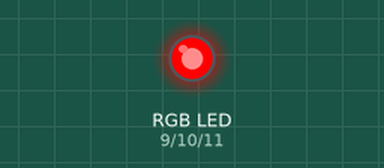
This sketch was run on a simulated Arduino Uno, built with avr-gcc and run on an emulated ATmega328P. Parts: an RGB LED mixed from three pins (HIGH = lit).

Above: at 0.5 s.
At 2.5 s:
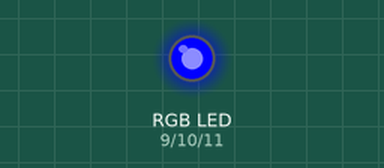
At 3.5 s:
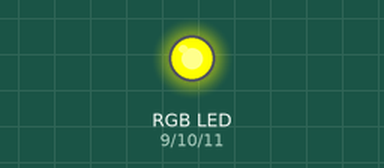
At 4.5 s:
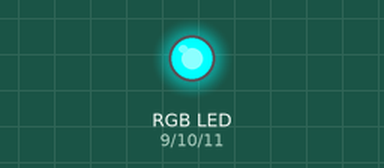
At 6.5 s:
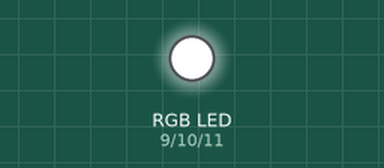
At 9.5 s:
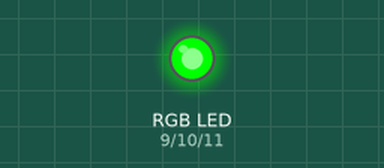
Timing chart, 0 to 10.4 s (numbered marks = the images above):
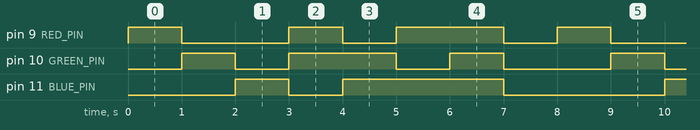

Measured:
- by itself, pin 9 (RED_PIN): repeats every 8.0 s: LOW 2.0 s, HIGH 1.0 s, LOW 1.0 s, HIGH 2.0 s, LOW 1.0 s, HIGH 1.0 s
- by itself, pin 10 (GREEN_PIN): repeats every 8.0 s: LOW 1.0 s, HIGH 2.0 s, LOW 1.0 s, HIGH 1.0 s, LOW 2.0 s, HIGH 1.0 s
- by itself, pin 11 (BLUE_PIN): repeats every 8.0 s: LOW 1.0 s, HIGH 3.0 s, LOW 3.0 s, HIGH 1.0 s

The sketch:

06_RGBLedCommonCathode.ino
```cpp
/*
 * Author: Iwan
 * Project: 06 RGB Led Common Cathode
 * Learning Objective: To understand how a Common Cathode RGB LED works
 * and how to mix Red, Green, and Blue to form Secondary Colors and White.
 */

#define RED_PIN 9
#define GREEN_PIN 10
#define BLUE_PIN 11

int timer = 1000;

void setup() {
  pinMode(RED_PIN, OUTPUT);
  pinMode(GREEN_PIN, OUTPUT);
  pinMode(BLUE_PIN, OUTPUT);
}

void loop() {
  // --- PRIMARY COLORS ---

  // Red
  digitalWrite(RED_PIN, HIGH);
  digitalWrite(GREEN_PIN, LOW);
  digitalWrite(BLUE_PIN, LOW);
  delay(timer);

  // Green
  digitalWrite(RED_PIN, LOW);
  digitalWrite(GREEN_PIN, HIGH);
  digitalWrite(BLUE_PIN, LOW);
  delay(timer);

  // Blue
  digitalWrite(RED_PIN, LOW);
  digitalWrite(GREEN_PIN, LOW);
  digitalWrite(BLUE_PIN, HIGH);
  delay(timer);

  // --- MIXING FOR SECONDARY COLORS ---

  // Yellow (Red + Green)
  digitalWrite(RED_PIN, HIGH);
  digitalWrite(GREEN_PIN, HIGH);
  digitalWrite(BLUE_PIN, LOW);
  delay(timer);

  // Cyan (Green + Blue)
  digitalWrite(RED_PIN, LOW);
  digitalWrite(GREEN_PIN, HIGH);
  digitalWrite(BLUE_PIN, HIGH);
  delay(timer);

  // Magenta (Red + Blue)
  digitalWrite(RED_PIN, HIGH);
  digitalWrite(GREEN_PIN, LOW);
  digitalWrite(BLUE_PIN, HIGH);
  delay(timer);

  // --- THE ULTIMATE MIX ---

  // White (Red + Green + Blue)
  digitalWrite(RED_PIN, HIGH);
  digitalWrite(GREEN_PIN, HIGH);
  digitalWrite(BLUE_PIN, HIGH);
  delay(timer);

  // OFF
  digitalWrite(RED_PIN, LOW);
  digitalWrite(GREEN_PIN, LOW);
  digitalWrite(BLUE_PIN, LOW);
  delay(timer);
}
```
